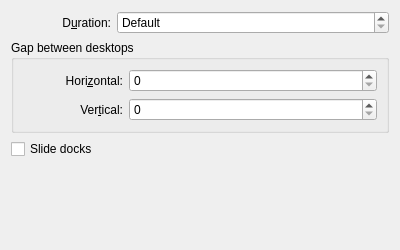
<?xml version="1.0" encoding="UTF-8"?>
<ui version="4.0">
 <class>SlideEffectConfig</class>
 <widget class="QWidget" name="SlideEffectConfig">
  <property name="geometry">
   <rect>
    <x>0</x>
    <y>0</y>
    <width>400</width>
    <height>250</height>
   </rect>
  </property>
  <layout class="QVBoxLayout" name="verticalLayout">
   <item>
    <layout class="QHBoxLayout" name="layout_Duration">
     <item>
      <widget class="QLabel" name="label_Duration">
       <property name="minimumSize">
        <size>
         <width>100</width>
         <height>0</height>
        </size>
       </property>
       <property name="text">
        <string>D&amp;uration:</string>
       </property>
       <property name="alignment">
        <set>Qt::AlignRight|Qt::AlignTrailing|Qt::AlignVCenter</set>
       </property>
       <property name="buddy">
        <cstring>kcfg_Duration</cstring>
       </property>
      </widget>
     </item>
     <item>
      <widget class="QSpinBox" name="kcfg_Duration">
       <property name="sizePolicy">
        <sizepolicy hsizetype="Expanding" vsizetype="Fixed">
         <horstretch>0</horstretch>
         <verstretch>0</verstretch>
        </sizepolicy>
       </property>
       <property name="minimumSize">
        <size>
         <width>0</width>
         <height>0</height>
        </size>
       </property>
       <property name="specialValueText">
        <string extracomment="Duration of the slide animation.">Default</string>
       </property>
       <property name="suffix">
        <string> milliseconds</string>
       </property>
       <property name="maximum">
        <number>9999</number>
       </property>
       <property name="singleStep">
        <number>10</number>
       </property>
      </widget>
     </item>
    </layout>
   </item>
   <item>
    <widget class="QGroupBox" name="groupbox_Gaps">
     <property name="enabled">
      <bool>true</bool>
     </property>
     <property name="title">
      <string>Gap between desktops</string>
     </property>
     <layout class="QVBoxLayout" name="verticalLayout_2">
      <item>
       <layout class="QHBoxLayout" name="layout_HorizontalGap">
        <item>
         <widget class="QLabel" name="label_HorizontalGap">
          <property name="minimumSize">
           <size>
            <width>100</width>
            <height>0</height>
           </size>
          </property>
          <property name="text">
           <string>Hori&amp;zontal:</string>
          </property>
          <property name="alignment">
           <set>Qt::AlignRight|Qt::AlignTrailing|Qt::AlignVCenter</set>
          </property>
          <property name="buddy">
           <cstring>kcfg_HorizontalGap</cstring>
          </property>
         </widget>
        </item>
        <item>
         <widget class="QSpinBox" name="kcfg_HorizontalGap">
          <property name="sizePolicy">
           <sizepolicy hsizetype="Expanding" vsizetype="Fixed">
            <horstretch>0</horstretch>
            <verstretch>0</verstretch>
           </sizepolicy>
          </property>
          <property name="suffix">
           <string/>
          </property>
          <property name="maximum">
           <number>1000</number>
          </property>
          <property name="singleStep">
           <number>5</number>
          </property>
         </widget>
        </item>
       </layout>
      </item>
      <item>
       <layout class="QHBoxLayout" name="layout_VerticalGap">
        <item>
         <widget class="QLabel" name="label_VerticalGap">
          <property name="minimumSize">
           <size>
            <width>100</width>
            <height>0</height>
           </size>
          </property>
          <property name="text">
           <string>Ver&amp;tical:</string>
          </property>
          <property name="alignment">
           <set>Qt::AlignRight|Qt::AlignTrailing|Qt::AlignVCenter</set>
          </property>
          <property name="buddy">
           <cstring>kcfg_VerticalGap</cstring>
          </property>
         </widget>
        </item>
        <item>
         <widget class="QSpinBox" name="kcfg_VerticalGap">
          <property name="sizePolicy">
           <sizepolicy hsizetype="Expanding" vsizetype="Fixed">
            <horstretch>0</horstretch>
            <verstretch>0</verstretch>
           </sizepolicy>
          </property>
          <property name="maximum">
           <number>1000</number>
          </property>
          <property name="singleStep">
           <number>5</number>
          </property>
         </widget>
        </item>
       </layout>
      </item>
     </layout>
    </widget>
   </item>
   <item>
    <widget class="QCheckBox" name="kcfg_SlideDocks">
     <property name="text">
      <string>Slide docks</string>
     </property>
    </widget>
   </item>
   <item>
    <spacer name="verticalSpacer">
     <property name="orientation">
      <enum>Qt::Vertical</enum>
     </property>
     <property name="sizeHint" stdset="0">
      <size>
       <width>20</width>
       <height>40</height>
      </size>
     </property>
    </spacer>
   </item>
  </layout>
 </widget>
 <resources/>
 <connections/>
</ui>
